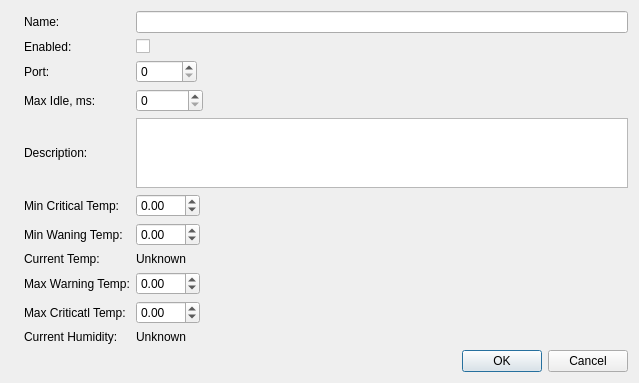
<?xml version="1.0" encoding="UTF-8"?>
<ui version="4.0">
 <class>IQTempSensorEditDialog</class>
 <widget class="QDialog" name="IQTempSensorEditDialog">
  <property name="geometry">
   <rect>
    <x>0</x>
    <y>0</y>
    <width>639</width>
    <height>368</height>
   </rect>
  </property>
  <property name="windowTitle">
   <string>Temp Sensor Edit Dialog</string>
  </property>
  <layout class="QVBoxLayout" name="verticalLayout">
   <item>
    <layout class="QGridLayout" name="gridLayout">
     <item row="9" column="1">
      <widget class="QLabel" name="label_16">
       <property name="text">
        <string>Max Criticatl Temp:</string>
       </property>
      </widget>
     </item>
     <item row="7" column="1">
      <widget class="QLabel" name="label_13">
       <property name="text">
        <string>Current Temp:</string>
       </property>
      </widget>
     </item>
     <item row="8" column="0">
      <widget class="QLabel" name="label_11">
       <property name="text">
        <string/>
       </property>
       <property name="pixmap">
        <pixmap resource="icons.qrc">:/icons/thermometer-high.png</pixmap>
       </property>
      </widget>
     </item>
     <item row="10" column="3">
      <widget class="QLabel" name="currentHumidityLabel">
       <property name="text">
        <string>Unknown</string>
       </property>
       <property name="textInteractionFlags">
        <set>Qt::LinksAccessibleByMouse|Qt::TextSelectableByMouse</set>
       </property>
      </widget>
     </item>
     <item row="5" column="0">
      <widget class="QLabel" name="label_9">
       <property name="text">
        <string/>
       </property>
       <property name="pixmap">
        <pixmap resource="icons.qrc">:/icons/thermometer-wery-low.png</pixmap>
       </property>
      </widget>
     </item>
     <item row="8" column="3">
      <widget class="QDoubleSpinBox" name="maxWarningTempDoubleSpinBox">
       <property name="sizePolicy">
        <sizepolicy hsizetype="Fixed" vsizetype="Fixed">
         <horstretch>0</horstretch>
         <verstretch>0</verstretch>
        </sizepolicy>
       </property>
       <property name="minimum">
        <double>-70.000000000000000</double>
       </property>
       <property name="maximum">
        <double>250.000000000000000</double>
       </property>
      </widget>
     </item>
     <item row="4" column="1">
      <widget class="QLabel" name="label_6">
       <property name="text">
        <string>Description:</string>
       </property>
      </widget>
     </item>
     <item row="0" column="1">
      <widget class="QLabel" name="label_2">
       <property name="text">
        <string>Name:</string>
       </property>
      </widget>
     </item>
     <item row="2" column="1">
      <widget class="QLabel" name="label_4">
       <property name="text">
        <string>Port:</string>
       </property>
      </widget>
     </item>
     <item row="4" column="0">
      <widget class="QLabel" name="label_5">
       <property name="text">
        <string/>
       </property>
       <property name="pixmap">
        <pixmap resource="icons.qrc">:/icons/card.png</pixmap>
       </property>
      </widget>
     </item>
     <item row="1" column="3">
      <widget class="QCheckBox" name="enabledCheckBox">
       <property name="text">
        <string/>
       </property>
      </widget>
     </item>
     <item row="10" column="1">
      <widget class="QLabel" name="label_18">
       <property name="text">
        <string>Current Humidity:</string>
       </property>
      </widget>
     </item>
     <item row="0" column="3">
      <widget class="QLineEdit" name="nameLineEdit"/>
     </item>
     <item row="10" column="0">
      <widget class="QLabel" name="label_14">
       <property name="text">
        <string/>
       </property>
       <property name="pixmap">
        <pixmap resource="icons.qrc">:/icons/water.png</pixmap>
       </property>
      </widget>
     </item>
     <item row="6" column="1">
      <widget class="QLabel" name="label_8">
       <property name="text">
        <string>Min Waning Temp:</string>
       </property>
      </widget>
     </item>
     <item row="5" column="3">
      <widget class="QDoubleSpinBox" name="miCriticalTempDoubleSpinBox">
       <property name="sizePolicy">
        <sizepolicy hsizetype="Fixed" vsizetype="Fixed">
         <horstretch>0</horstretch>
         <verstretch>0</verstretch>
        </sizepolicy>
       </property>
       <property name="minimum">
        <double>-70.000000000000000</double>
       </property>
       <property name="maximum">
        <double>250.000000000000000</double>
       </property>
      </widget>
     </item>
     <item row="9" column="0">
      <widget class="QLabel" name="label_15">
       <property name="text">
        <string/>
       </property>
       <property name="pixmap">
        <pixmap resource="icons.qrc">:/icons/thermometer-wery-high.png</pixmap>
       </property>
      </widget>
     </item>
     <item row="6" column="0">
      <widget class="QLabel" name="label_7">
       <property name="text">
        <string/>
       </property>
       <property name="pixmap">
        <pixmap resource="icons.qrc">:/icons/thermometer-low.png</pixmap>
       </property>
      </widget>
     </item>
     <item row="4" column="3">
      <widget class="QPlainTextEdit" name="descriptionPlainTextEdit">
       <property name="focusPolicy">
        <enum>Qt::ClickFocus</enum>
       </property>
      </widget>
     </item>
     <item row="8" column="1">
      <widget class="QLabel" name="label_12">
       <property name="text">
        <string>Max Warning Temp:</string>
       </property>
      </widget>
     </item>
     <item row="5" column="1">
      <widget class="QLabel" name="label_10">
       <property name="text">
        <string>Min Critical Temp:</string>
       </property>
      </widget>
     </item>
     <item row="6" column="3">
      <widget class="QDoubleSpinBox" name="minWarningTempDoubleSpinBox">
       <property name="sizePolicy">
        <sizepolicy hsizetype="Fixed" vsizetype="Fixed">
         <horstretch>0</horstretch>
         <verstretch>0</verstretch>
        </sizepolicy>
       </property>
       <property name="minimum">
        <double>-70.000000000000000</double>
       </property>
       <property name="maximum">
        <double>250.000000000000000</double>
       </property>
      </widget>
     </item>
     <item row="7" column="0">
      <widget class="QLabel" name="label">
       <property name="text">
        <string/>
       </property>
       <property name="pixmap">
        <pixmap resource="icons.qrc">:/icons/thermometer.png</pixmap>
       </property>
      </widget>
     </item>
     <item row="9" column="3">
      <widget class="QDoubleSpinBox" name="maxCriticalDoubleSpinBox">
       <property name="sizePolicy">
        <sizepolicy hsizetype="Fixed" vsizetype="Fixed">
         <horstretch>0</horstretch>
         <verstretch>0</verstretch>
        </sizepolicy>
       </property>
       <property name="minimum">
        <double>-70.000000000000000</double>
       </property>
       <property name="maximum">
        <double>250.000000000000000</double>
       </property>
      </widget>
     </item>
     <item row="7" column="3">
      <widget class="QLabel" name="currentTempLabel">
       <property name="text">
        <string>Unknown</string>
       </property>
       <property name="textInteractionFlags">
        <set>Qt::LinksAccessibleByMouse|Qt::TextSelectableByMouse</set>
       </property>
      </widget>
     </item>
     <item row="0" column="0">
      <widget class="QLabel" name="label_17">
       <property name="text">
        <string/>
       </property>
       <property name="pixmap">
        <pixmap resource="icons.qrc">:/icons/ui-text-field.png</pixmap>
       </property>
      </widget>
     </item>
     <item row="2" column="0">
      <widget class="QLabel" name="label_3">
       <property name="text">
        <string/>
       </property>
       <property name="pixmap">
        <pixmap resource="icons.qrc">:/icons/network-ip.png</pixmap>
       </property>
      </widget>
     </item>
     <item row="1" column="0">
      <widget class="QLabel" name="label_19">
       <property name="text">
        <string/>
       </property>
       <property name="pixmap">
        <pixmap resource="icons.qrc">:/icons/tick.png</pixmap>
       </property>
      </widget>
     </item>
     <item row="1" column="1">
      <widget class="QLabel" name="label_20">
       <property name="text">
        <string>Enabled:</string>
       </property>
      </widget>
     </item>
     <item row="3" column="0">
      <widget class="QLabel" name="label_21">
       <property name="text">
        <string/>
       </property>
       <property name="pixmap">
        <pixmap resource="icons.qrc">:/icons/clock-network.png</pixmap>
       </property>
      </widget>
     </item>
     <item row="3" column="1">
      <widget class="QLabel" name="label_22">
       <property name="text">
        <string>Max Idle, ms:</string>
       </property>
      </widget>
     </item>
     <item row="3" column="3">
      <widget class="QSpinBox" name="maxIdleSpinBox">
       <property name="sizePolicy">
        <sizepolicy hsizetype="Fixed" vsizetype="Fixed">
         <horstretch>0</horstretch>
         <verstretch>0</verstretch>
        </sizepolicy>
       </property>
       <property name="maximum">
        <number>30000000</number>
       </property>
       <property name="singleStep">
        <number>1000</number>
       </property>
      </widget>
     </item>
     <item row="2" column="3">
      <widget class="QSpinBox" name="portSpinBox">
       <property name="sizePolicy">
        <sizepolicy hsizetype="Fixed" vsizetype="Fixed">
         <horstretch>0</horstretch>
         <verstretch>0</verstretch>
        </sizepolicy>
       </property>
       <property name="maximum">
        <number>65536</number>
       </property>
      </widget>
     </item>
    </layout>
   </item>
   <item>
    <widget class="QDialogButtonBox" name="buttonBox">
     <property name="orientation">
      <enum>Qt::Horizontal</enum>
     </property>
     <property name="standardButtons">
      <set>QDialogButtonBox::Cancel|QDialogButtonBox::Ok</set>
     </property>
    </widget>
   </item>
  </layout>
 </widget>
 <tabstops>
  <tabstop>nameLineEdit</tabstop>
  <tabstop>enabledCheckBox</tabstop>
  <tabstop>portSpinBox</tabstop>
  <tabstop>maxIdleSpinBox</tabstop>
  <tabstop>miCriticalTempDoubleSpinBox</tabstop>
  <tabstop>minWarningTempDoubleSpinBox</tabstop>
  <tabstop>maxWarningTempDoubleSpinBox</tabstop>
  <tabstop>maxCriticalDoubleSpinBox</tabstop>
  <tabstop>buttonBox</tabstop>
 </tabstops>
 <resources>
  <include location="icons.qrc"/>
 </resources>
 <connections>
  <connection>
   <sender>buttonBox</sender>
   <signal>accepted()</signal>
   <receiver>IQTempSensorEditDialog</receiver>
   <slot>accept()</slot>
   <hints>
    <hint type="sourcelabel">
     <x>257</x>
     <y>358</y>
    </hint>
    <hint type="destinationlabel">
     <x>157</x>
     <y>274</y>
    </hint>
   </hints>
  </connection>
  <connection>
   <sender>buttonBox</sender>
   <signal>rejected()</signal>
   <receiver>IQTempSensorEditDialog</receiver>
   <slot>reject()</slot>
   <hints>
    <hint type="sourcelabel">
     <x>325</x>
     <y>358</y>
    </hint>
    <hint type="destinationlabel">
     <x>286</x>
     <y>274</y>
    </hint>
   </hints>
  </connection>
 </connections>
</ui>
